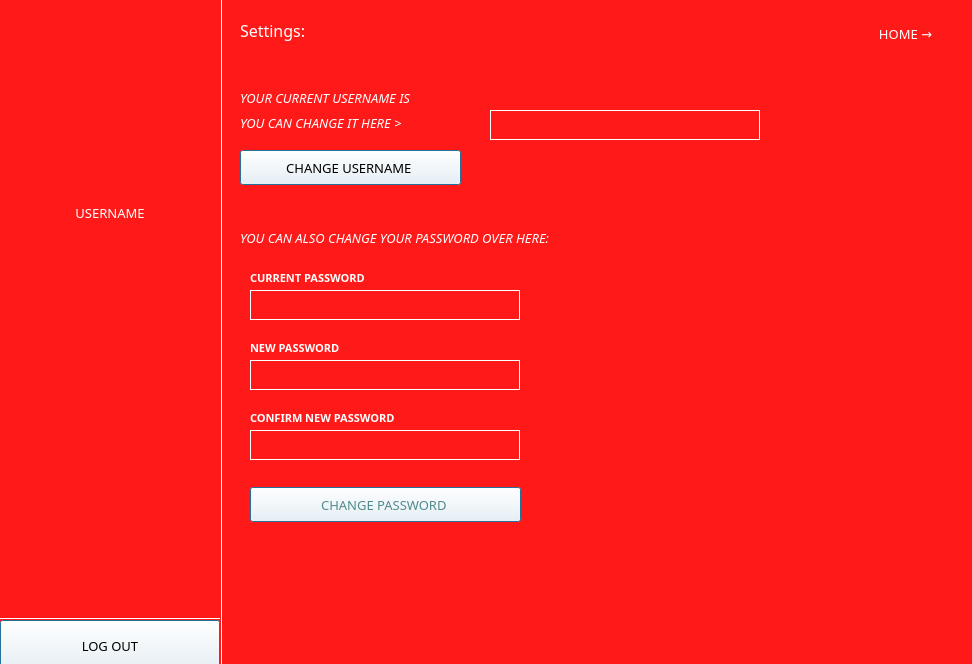
<?xml version="1.0" encoding="UTF-8"?>
<ui version="4.0">
 <class>settings_page</class>
 <widget class="QMainWindow" name="settings_page">
  <property name="geometry">
   <rect>
    <x>0</x>
    <y>0</y>
    <width>972</width>
    <height>664</height>
   </rect>
  </property>
  <property name="windowTitle">
   <string>MainWindow</string>
  </property>
  <property name="windowIcon">
   <iconset>
    <normaloff>:/pics/official_icon.png</normaloff>:/pics/official_icon.png</iconset>
  </property>
  <property name="layoutDirection">
   <enum>Qt::RightToLeft</enum>
  </property>
  <property name="styleSheet">
   <string notr="true">background-color: rgb(255,25,25);</string>
  </property>
  <property name="tabShape">
   <enum>QTabWidget::Rounded</enum>
  </property>
  <widget class="QWidget" name="centralwidget">
   <widget class="QLabel" name="username">
    <property name="geometry">
     <rect>
      <x>10</x>
      <y>185</y>
      <width>200</width>
      <height>55</height>
     </rect>
    </property>
    <property name="font">
     <font>
      <family>Century Gothic</family>
      <pointsize>10</pointsize>
      <weight>50</weight>
      <italic>false</italic>
      <bold>false</bold>
     </font>
    </property>
    <property name="autoFillBackground">
     <bool>false</bool>
    </property>
    <property name="styleSheet">
     <string notr="true">font: 10pt &quot;Century Gothic&quot;;
color: rgb(255, 255, 255);
</string>
    </property>
    <property name="text">
     <string>USERNAME</string>
    </property>
    <property name="alignment">
     <set>Qt::AlignCenter</set>
    </property>
   </widget>
   <widget class="Line" name="line_2">
    <property name="geometry">
     <rect>
      <x>0</x>
      <y>610</y>
      <width>221</width>
      <height>16</height>
     </rect>
    </property>
    <property name="styleSheet">
     <string notr="true">color: rgb(255, 255, 255);</string>
    </property>
    <property name="frameShadow">
     <enum>QFrame::Plain</enum>
    </property>
    <property name="orientation">
     <enum>Qt::Horizontal</enum>
    </property>
   </widget>
   <widget class="QLabel" name="user_symbol">
    <property name="geometry">
     <rect>
      <x>75</x>
      <y>130</y>
      <width>70</width>
      <height>70</height>
     </rect>
    </property>
    <property name="text">
     <string/>
    </property>
    <property name="pixmap">
     <pixmap>:/pics/USER.png</pixmap>
    </property>
    <property name="scaledContents">
     <bool>true</bool>
    </property>
   </widget>
   <widget class="QLabel" name="settings_msg_2">
    <property name="geometry">
     <rect>
      <x>240</x>
      <y>10</y>
      <width>561</width>
      <height>40</height>
     </rect>
    </property>
    <property name="font">
     <font>
      <family>Century Gothic</family>
      <pointsize>12</pointsize>
      <weight>50</weight>
      <italic>false</italic>
      <bold>false</bold>
     </font>
    </property>
    <property name="autoFillBackground">
     <bool>false</bool>
    </property>
    <property name="styleSheet">
     <string notr="true">font: 12pt  &quot;Century Gothic&quot;;
color: rgb(255, 255, 255);
</string>
    </property>
    <property name="text">
     <string>Settings:</string>
    </property>
    <property name="alignment">
     <set>Qt::AlignLeading|Qt::AlignLeft|Qt::AlignVCenter</set>
    </property>
   </widget>
   <widget class="QLabel" name="icon">
    <property name="geometry">
     <rect>
      <x>0</x>
      <y>0</y>
      <width>220</width>
      <height>196</height>
     </rect>
    </property>
    <property name="text">
     <string/>
    </property>
    <property name="pixmap">
     <pixmap>:/pics/official_icon.png</pixmap>
    </property>
    <property name="scaledContents">
     <bool>true</bool>
    </property>
   </widget>
   <widget class="Line" name="line">
    <property name="geometry">
     <rect>
      <x>220</x>
      <y>0</y>
      <width>3</width>
      <height>664</height>
     </rect>
    </property>
    <property name="styleSheet">
     <string notr="true">color: rgb(255, 255, 255);</string>
    </property>
    <property name="frameShadow">
     <enum>QFrame::Plain</enum>
    </property>
    <property name="orientation">
     <enum>Qt::Vertical</enum>
    </property>
   </widget>
   <widget class="QPushButton" name="log_out_btn">
    <property name="geometry">
     <rect>
      <x>0</x>
      <y>620</y>
      <width>220</width>
      <height>51</height>
     </rect>
    </property>
    <property name="font">
     <font>
      <family>Century Gothic</family>
      <pointsize>10</pointsize>
     </font>
    </property>
    <property name="focusPolicy">
     <enum>Qt::StrongFocus</enum>
    </property>
    <property name="styleSheet">
     <string notr="true">background-color: rgb(255,255,255);</string>
    </property>
    <property name="text">
     <string>LOG OUT</string>
    </property>
    <property name="autoDefault">
     <bool>false</bool>
    </property>
    <property name="default">
     <bool>true</bool>
    </property>
    <property name="flat">
     <bool>false</bool>
    </property>
   </widget>
   <widget class="QLabel" name="username_msg">
    <property name="geometry">
     <rect>
      <x>240</x>
      <y>90</y>
      <width>711</width>
      <height>16</height>
     </rect>
    </property>
    <property name="font">
     <font>
      <family>Century Gothic</family>
      <pointsize>10</pointsize>
      <italic>true</italic>
     </font>
    </property>
    <property name="styleSheet">
     <string notr="true">color: rgb(255, 255, 255);</string>
    </property>
    <property name="text">
     <string>YOUR CURRENT USERNAME IS </string>
    </property>
   </widget>
   <widget class="QLabel" name="username_msg_2">
    <property name="geometry">
     <rect>
      <x>240</x>
      <y>115</y>
      <width>711</width>
      <height>16</height>
     </rect>
    </property>
    <property name="font">
     <font>
      <family>Century Gothic</family>
      <pointsize>10</pointsize>
      <italic>true</italic>
     </font>
    </property>
    <property name="styleSheet">
     <string notr="true">color: rgb(255, 255, 255);</string>
    </property>
    <property name="text">
     <string>YOU CAN CHANGE IT HERE &gt;</string>
    </property>
   </widget>
   <widget class="QRadioButton" name="change_name_btn">
    <property name="geometry">
     <rect>
      <x>520</x>
      <y>114</y>
      <width>20</width>
      <height>20</height>
     </rect>
    </property>
    <property name="text">
     <string/>
    </property>
   </widget>
   <widget class="QLabel" name="password_change_msg">
    <property name="geometry">
     <rect>
      <x>240</x>
      <y>230</y>
      <width>711</width>
      <height>16</height>
     </rect>
    </property>
    <property name="font">
     <font>
      <family>Century Gothic</family>
      <pointsize>10</pointsize>
      <italic>true</italic>
     </font>
    </property>
    <property name="styleSheet">
     <string notr="true">color: rgb(255, 255, 255);</string>
    </property>
    <property name="text">
     <string>YOU CAN ALSO CHANGE YOUR PASSWORD OVER HERE:</string>
    </property>
   </widget>
   <widget class="QTextEdit" name="current_pass">
    <property name="geometry">
     <rect>
      <x>250</x>
      <y>290</y>
      <width>270</width>
      <height>30</height>
     </rect>
    </property>
    <property name="styleSheet">
     <string notr="true">QTextEdit {
	border: 1px solid white;
}</string>
    </property>
   </widget>
   <widget class="QLabel" name="password_text">
    <property name="geometry">
     <rect>
      <x>250</x>
      <y>270</y>
      <width>181</width>
      <height>16</height>
     </rect>
    </property>
    <property name="font">
     <font>
      <family>Century Gothic</family>
      <pointsize>8</pointsize>
      <weight>75</weight>
      <italic>false</italic>
      <bold>true</bold>
     </font>
    </property>
    <property name="styleSheet">
     <string notr="true">color: rgb(255, 255, 255);
font:bold 8pt &quot;Century Gothic&quot;;</string>
    </property>
    <property name="text">
     <string>CURRENT PASSWORD</string>
    </property>
   </widget>
   <widget class="QTextEdit" name="new_username">
    <property name="geometry">
     <rect>
      <x>490</x>
      <y>110</y>
      <width>270</width>
      <height>30</height>
     </rect>
    </property>
    <property name="styleSheet">
     <string notr="true">QTextEdit {
	border: 1px solid white;
}</string>
    </property>
   </widget>
   <widget class="QLabel" name="password_text_2">
    <property name="geometry">
     <rect>
      <x>250</x>
      <y>340</y>
      <width>181</width>
      <height>16</height>
     </rect>
    </property>
    <property name="font">
     <font>
      <family>Century Gothic</family>
      <pointsize>8</pointsize>
      <weight>75</weight>
      <italic>false</italic>
      <bold>true</bold>
     </font>
    </property>
    <property name="styleSheet">
     <string notr="true">color: rgb(255, 255, 255);
font:bold 8pt &quot;Century Gothic&quot;;</string>
    </property>
    <property name="text">
     <string>NEW PASSWORD</string>
    </property>
   </widget>
   <widget class="QTextEdit" name="new_pass">
    <property name="geometry">
     <rect>
      <x>250</x>
      <y>360</y>
      <width>270</width>
      <height>30</height>
     </rect>
    </property>
    <property name="styleSheet">
     <string notr="true">QTextEdit {
	border: 1px solid white;
}</string>
    </property>
   </widget>
   <widget class="QTextEdit" name="confirmpassword">
    <property name="geometry">
     <rect>
      <x>250</x>
      <y>430</y>
      <width>270</width>
      <height>30</height>
     </rect>
    </property>
    <property name="styleSheet">
     <string notr="true">QTextEdit {
	border: 1px solid white;
}</string>
    </property>
   </widget>
   <widget class="QLabel" name="password_text_3">
    <property name="geometry">
     <rect>
      <x>250</x>
      <y>410</y>
      <width>181</width>
      <height>16</height>
     </rect>
    </property>
    <property name="font">
     <font>
      <family>Century Gothic</family>
      <pointsize>8</pointsize>
      <weight>75</weight>
      <italic>false</italic>
      <bold>true</bold>
     </font>
    </property>
    <property name="styleSheet">
     <string notr="true">color: rgb(255, 255, 255);
font:bold 8pt &quot;Century Gothic&quot;;</string>
    </property>
    <property name="text">
     <string>CONFIRM NEW PASSWORD</string>
    </property>
   </widget>
   <widget class="QPushButton" name="change_password_btn">
    <property name="geometry">
     <rect>
      <x>250</x>
      <y>487</y>
      <width>271</width>
      <height>35</height>
     </rect>
    </property>
    <property name="font">
     <font>
      <family>Century Gothic</family>
      <pointsize>10</pointsize>
     </font>
    </property>
    <property name="styleSheet">
     <string notr="true">color: rgb(81, 139, 141);
background-color: rgb(255, 255, 255);</string>
    </property>
    <property name="text">
     <string>CHANGE PASSWORD </string>
    </property>
    <property name="autoDefault">
     <bool>true</bool>
    </property>
    <property name="default">
     <bool>true</bool>
    </property>
    <property name="flat">
     <bool>false</bool>
    </property>
   </widget>
   <widget class="QPushButton" name="change_username_btn">
    <property name="geometry">
     <rect>
      <x>240</x>
      <y>150</y>
      <width>221</width>
      <height>35</height>
     </rect>
    </property>
    <property name="font">
     <font>
      <family>Century Gothic</family>
      <pointsize>10</pointsize>
     </font>
    </property>
    <property name="styleSheet">
     <string notr="true">;
background-color: rgb(255, 255, 255);</string>
    </property>
    <property name="text">
     <string>CHANGE USERNAME </string>
    </property>
    <property name="autoDefault">
     <bool>true</bool>
    </property>
    <property name="default">
     <bool>true</bool>
    </property>
    <property name="flat">
     <bool>false</bool>
    </property>
   </widget>
   <widget class="QPushButton" name="back_to_home_btn">
    <property name="geometry">
     <rect>
      <x>850</x>
      <y>20</y>
      <width>111</width>
      <height>28</height>
     </rect>
    </property>
    <property name="font">
     <font>
      <family>Century Gothic</family>
      <pointsize>10</pointsize>
     </font>
    </property>
    <property name="cursor">
     <cursorShape>PointingHandCursor</cursorShape>
    </property>
    <property name="toolTip">
     <string notr="true"/>
    </property>
    <property name="toolTipDuration">
     <number>-1</number>
    </property>
    <property name="styleSheet">
     <string notr="true">color: rgb(255, 255, 255);</string>
    </property>
    <property name="text">
     <string>HOME →</string>
    </property>
    <property name="default">
     <bool>false</bool>
    </property>
    <property name="flat">
     <bool>true</bool>
    </property>
   </widget>
   <zorder>icon</zorder>
   <zorder>username</zorder>
   <zorder>line_2</zorder>
   <zorder>user_symbol</zorder>
   <zorder>settings_msg_2</zorder>
   <zorder>line</zorder>
   <zorder>log_out_btn</zorder>
   <zorder>username_msg</zorder>
   <zorder>username_msg_2</zorder>
   <zorder>change_name_btn</zorder>
   <zorder>password_change_msg</zorder>
   <zorder>current_pass</zorder>
   <zorder>password_text</zorder>
   <zorder>new_username</zorder>
   <zorder>password_text_2</zorder>
   <zorder>new_pass</zorder>
   <zorder>confirmpassword</zorder>
   <zorder>password_text_3</zorder>
   <zorder>change_password_btn</zorder>
   <zorder>change_username_btn</zorder>
   <zorder>back_to_home_btn</zorder>
  </widget>
 </widget>
 <resources/>
 <connections/>
</ui>
